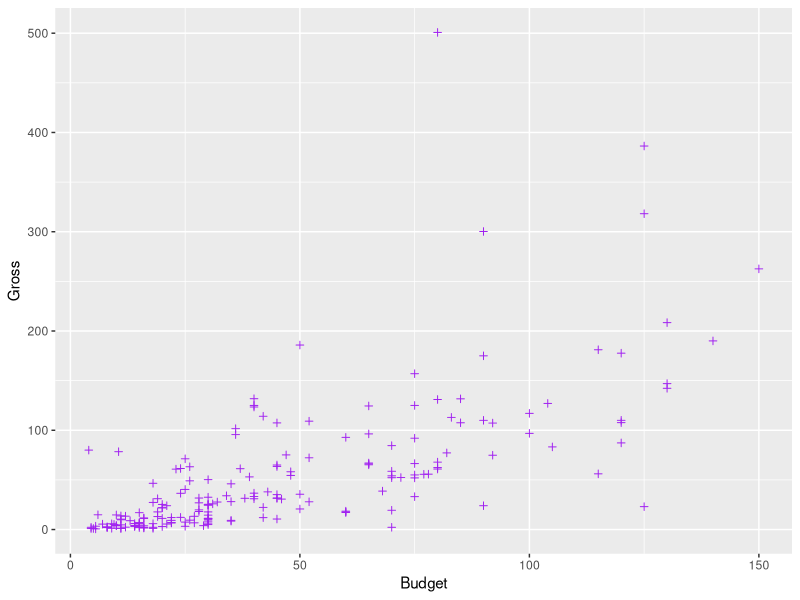

Reproduce this figure in R.
library(tidyverse)

bollywood<-read.csv("Bollywood.csv")

ggplot(data=bollywood,aes(x=Budget,y=Gross))+
  geom_point(color="purple",shape=3)

